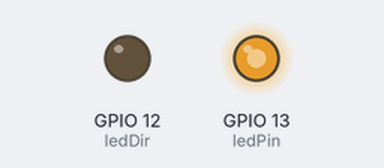
A sketch run on a simulated ESP32. Shown: output pins drawn as LEDs (lit = HIGH).

Above: at 0.1 s.
Timing chart, 0 to 1.6 s (numbered marks = the images above):
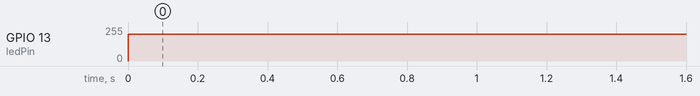

The sketch:

test_step_motor.ino
```cpp
// the number of the LED pin
const int ledPin = 13;  // 16 corresponds to GPIO16
const int ledDir = 12;
//const int ledEn = 14;
const int switchPin = 14;

// setting PWM properties
const int freq = 3000; // foot 200, thigh 4000
const int ledChannel = 0;
const int resolution = 8;

long delay_time = 5000;

void setup(){
  Serial.begin(115200);
  // configure LED PWM functionalitites
  pinMode(ledPin, OUTPUT);
  pinMode(ledDir, OUTPUT);
  //pinMode(switchPin, INPUT_PULLUP);
  //digitalWrite(ledEn, LOW);

  ledcSetup(ledChannel, freq, resolution);

  // attach the channel to the GPIO to be controlled
  ledcAttachPin(ledPin, ledChannel);
}

void loop(){

  int dutyCycle = 200;
  digitalWrite(ledDir, LOW);
  ledcWrite(ledChannel, dutyCycle);

  // delay(delay_time);
  // digitalWrite(ledDir, LOW);
  // ledcWrite(ledChannel, dutyCycle);

  // delay(delay_time);
}
```

Measured:
- by itself, GPIO 13 (ledPin): 0/255 → 199/255 at 0.00 s
